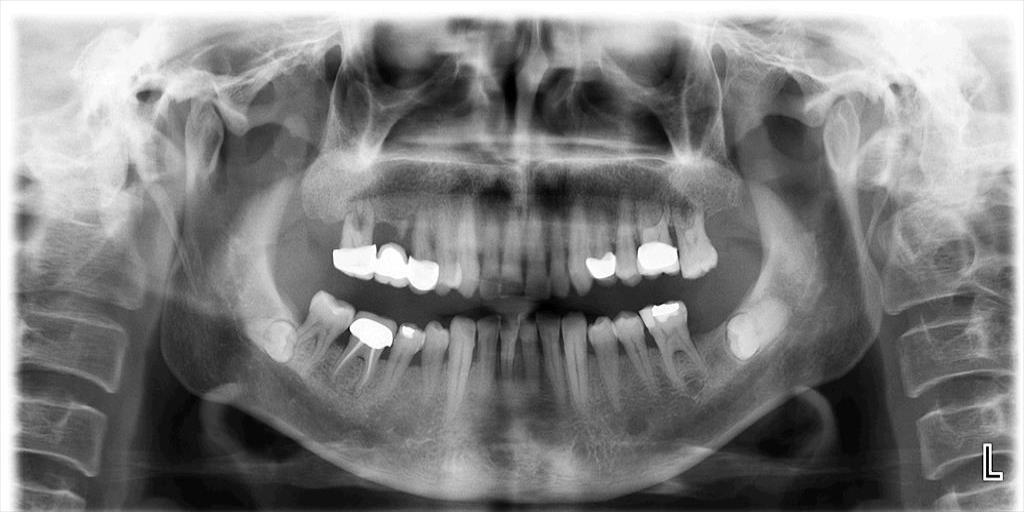
#> input picture Basic level image processing/c7_Histogram_Operations/Resim13_Rontgen_Panoramik.jpg, 1024 x 512 px, given in place of the camera
$ python K8_4_4_WEBCAM_Histogram_Esitleme_ADAPTIF.py
#> lines starting #> are read from the running program, lines starting #| are printed output that depends on the picture
# -*- coding: utf-8 -*-
"""
Created on Tue Mar 26 06:10:30 2024

@author: muozi
"""

import cv2
import numpy as np
from matplotlib import pyplot as plt

# Webcam yakalama
cap = cv2.VideoCapture(0)

# Plot oluşturma
plt.figure(figsize=(10, 6))
plt.ion()  # Interaktif modu aç

# Adaptif histogram eşitleme için CLAHE nesnesi oluştur
clahe = cv2.createCLAHE(clipLimit=2.0, tileGridSize=(8, 8))

while True:
    # Kare yakalama
    ret, frame = cap.read()
#> frame is the input picture: shape (512, 1024, 3); min 0, max 255, mean 127.4

    # Görüntüyü gri seviyeye dönüştür
    gray = cv2.cvtColor(frame, cv2.COLOR_BGR2GRAY)

    # Adaptif histogram eşitleme
    equ = clahe.apply(gray)
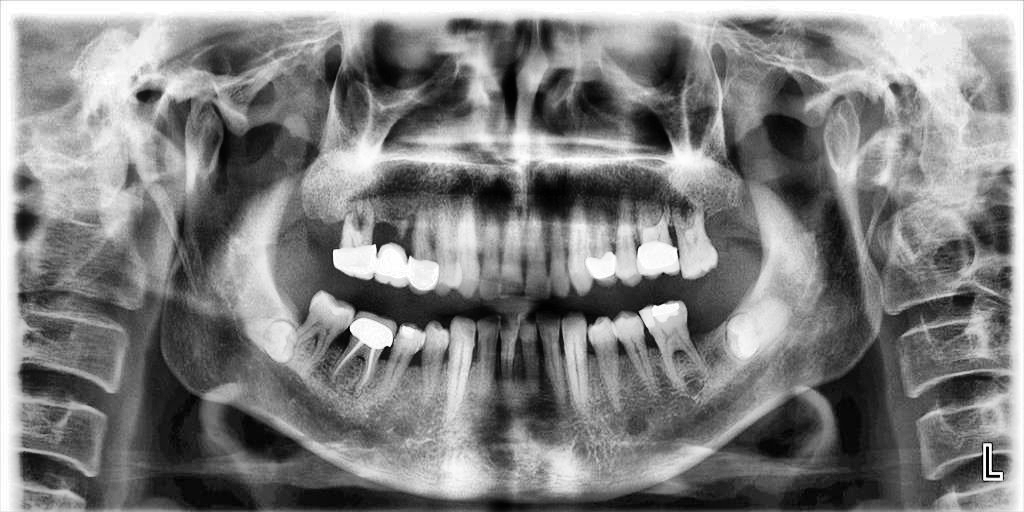
#> equ: shape (512, 1024); min 0, max 255, mean 128

    # Histogramları hesapla
    hist_gray = cv2.calcHist([gray], [0], None, [256], [0, 256])
#> hist_gray = 256 values, max 11088 at index 255, min 41 at index 3, mean 2048
    hist_equ = cv2.calcHist([equ], [0], None, [256], [0, 256])
#> hist_equ = 256 values, max 11093 at index 255, min 5 at index 0, mean 2048

    # Plot'u güncelle
    plt.clf()  # Önceki plot'u temizle

    # Orijinal görüntü ve histogram
    plt.subplot(2, 2, 1)
    plt.imshow(cv2.cvtColor(frame, cv2.COLOR_BGR2RGB))
    plt.title('Orjinal Görüntü')

    plt.subplot(2, 2, 2)
    plt.plot(hist_gray, color='b')
    plt.title('Orjinal Görüntü Histogramı')
    plt.xlim([0, 256])

    # Adaptif histogram eşitleme sonrası görüntü ve histogram
    plt.subplot(2, 2, 3)
    plt.imshow(cv2.cvtColor(equ, cv2.COLOR_BGR2RGB))
    plt.title('Adaptif Histogram Eşitleme Sonrası Görüntü')

    plt.subplot(2, 2, 4)
    plt.plot(hist_equ, color='b')
    plt.title('Adaptif Histogram Eşitleme Sonrası Histogram')
    plt.xlim([0, 256])

    plt.pause(0.01)  # Plot'u güncelle
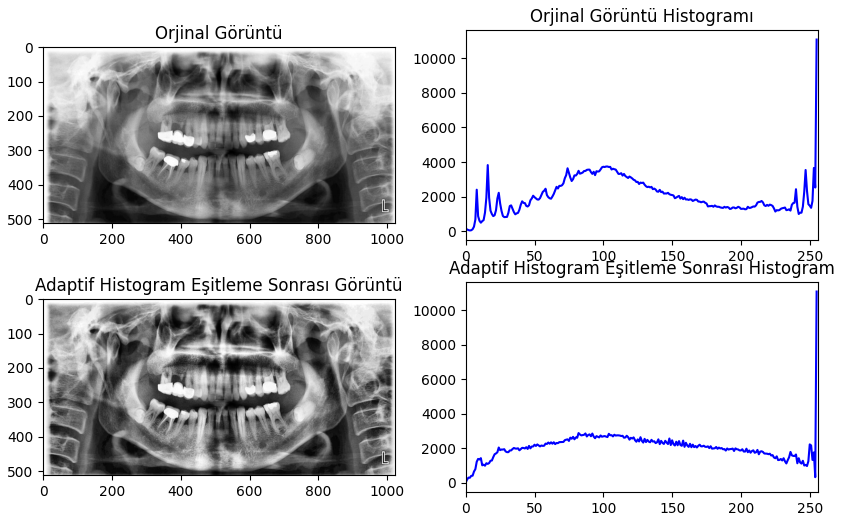
#> figure drawn by matplotlib, 4 panels; panel 2: curve peaks at x = 255, y = 11088; panel 4: curve peaks at x = 255, y = 11093

    # 'q' tuşuna basılırsa döngüden çık
    if cv2.waitKey(1) & 0xFF == ord('q'):
#> (key q is pressed here)
        break

# Yakalama serbest bırakma ve pencereleri kapatma
cap.release()
cv2.destroyAllWindows()

$ run again, on Basic level image processing/c7_Histogram_Operations/Resim17_Bitewing1.jpg
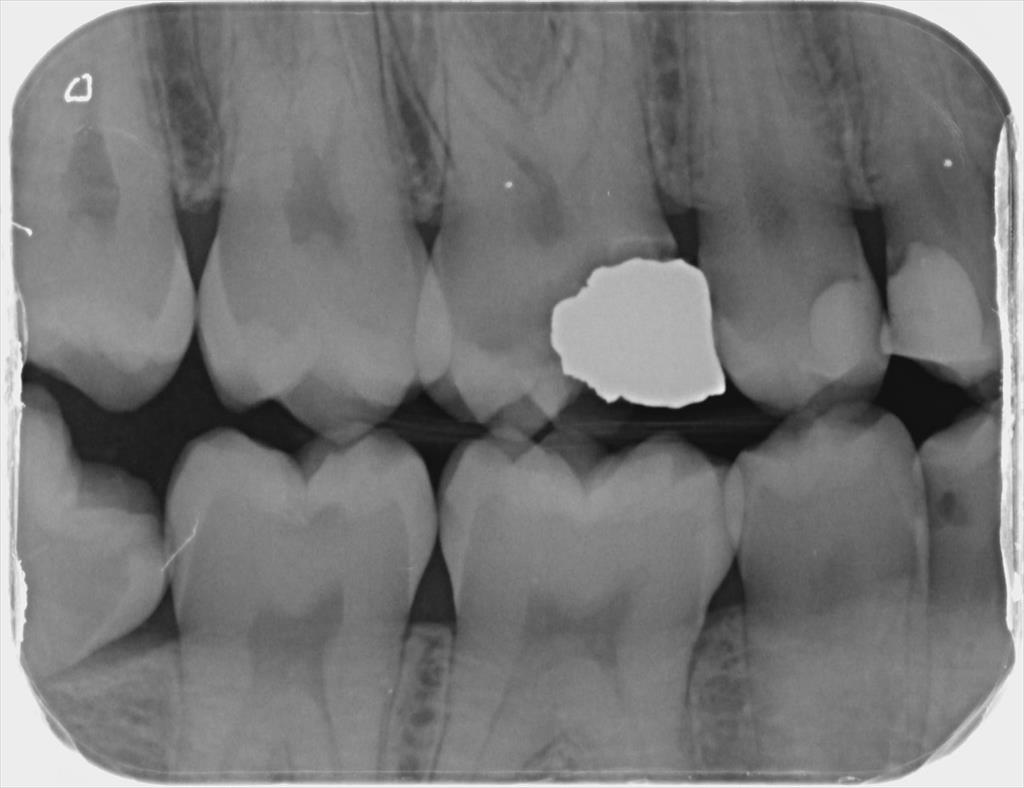
#> input picture Basic level image processing/c7_Histogram_Operations/Resim17_Bitewing1.jpg, 1024 x 788 px, given in place of the camera
#> frame is the input picture: shape (788, 1024, 3); min 12, max 253, mean 118.6
#> `equ = clahe.apply(gray)`:
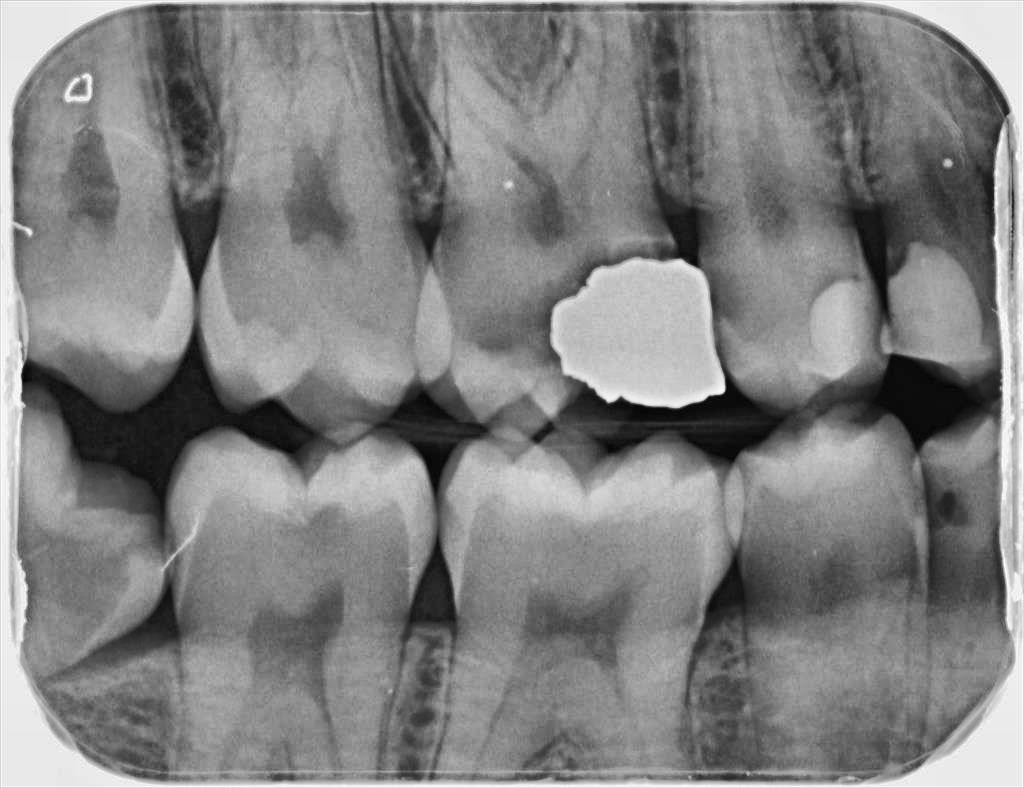
#> equ: shape (788, 1024); min 4, max 254, mean 128.9
#> hist_gray = 256 values, max 18085 at index 237, min 0 at index 0, mean 3152
#> hist_equ = 256 values, max 9645 at index 137, min 0 at index 0, mean 3152
#> `plt.pause(0.01)  # Plot'u güncelle`:
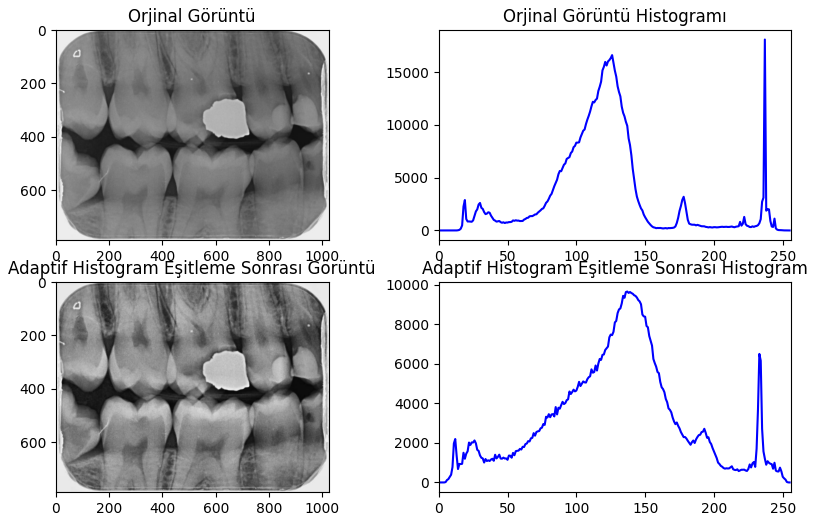
#> figure drawn by matplotlib, 4 panels; panel 2: curve peaks at x = 237, y = 18085; panel 4: curve peaks at x = 137, y = 9645

$ run again, on Basic level image processing/c7_Histogram_Operations/Resim18_Bitewing2.jpg
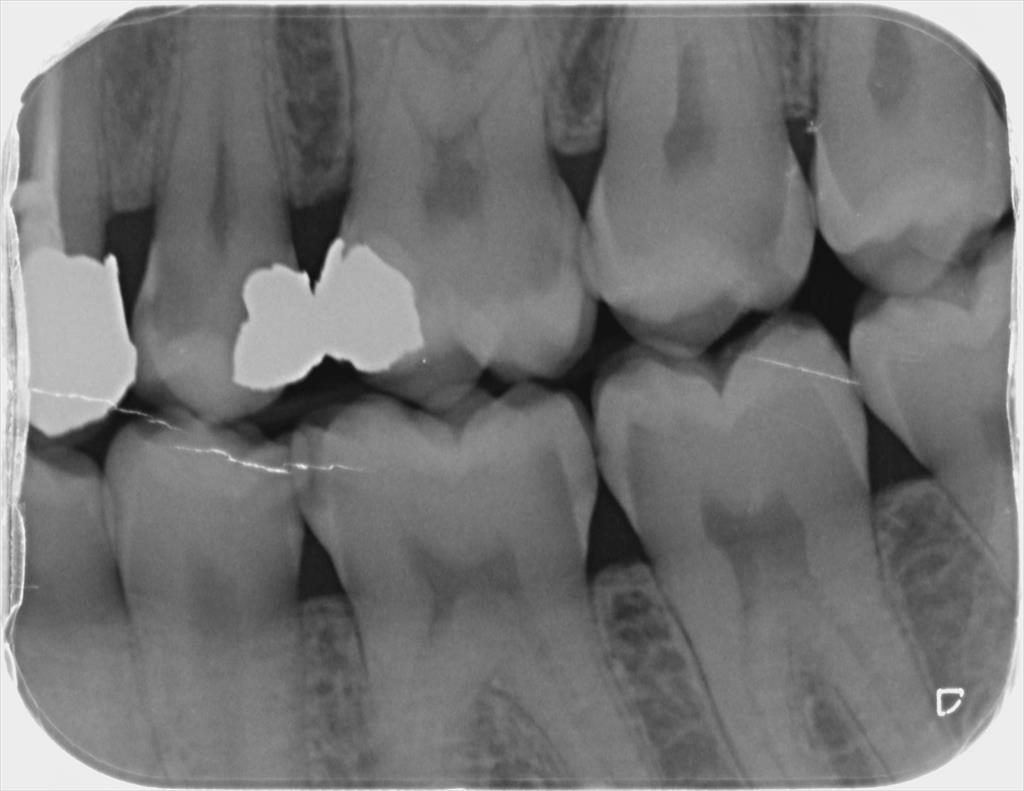
#> input picture Basic level image processing/c7_Histogram_Operations/Resim18_Bitewing2.jpg, 1024 x 791 px, given in place of the camera
#> frame is the input picture: shape (791, 1024, 3); min 13, max 255, mean 116.5
#> `equ = clahe.apply(gray)`:
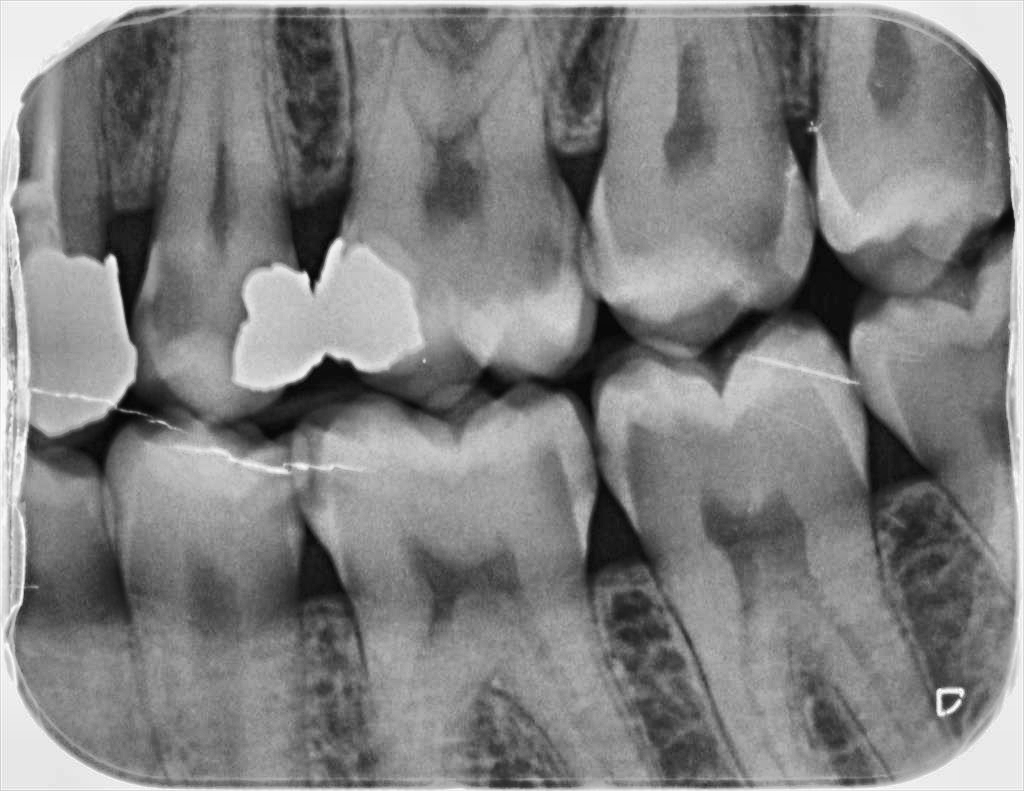
#> equ: shape (791, 1024); min 5, max 255, mean 127.8
#> hist_gray = 256 values, max 16399 at index 237, min 0 at index 0, mean 3164
#> hist_equ = 256 values, max 9077 at index 140, min 0 at index 0, mean 3164
#> `plt.pause(0.01)  # Plot'u güncelle`:
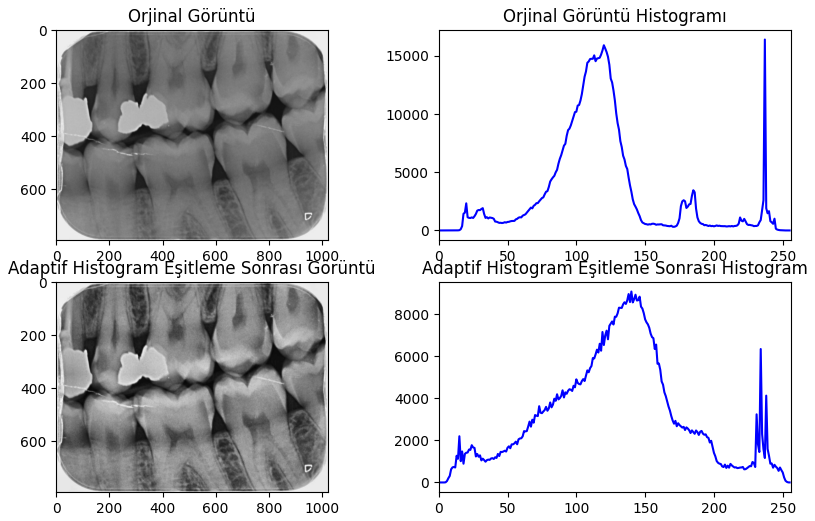
#> figure drawn by matplotlib, 4 panels; panel 2: curve peaks at x = 237, y = 16399; panel 4: curve peaks at x = 140, y = 9077
